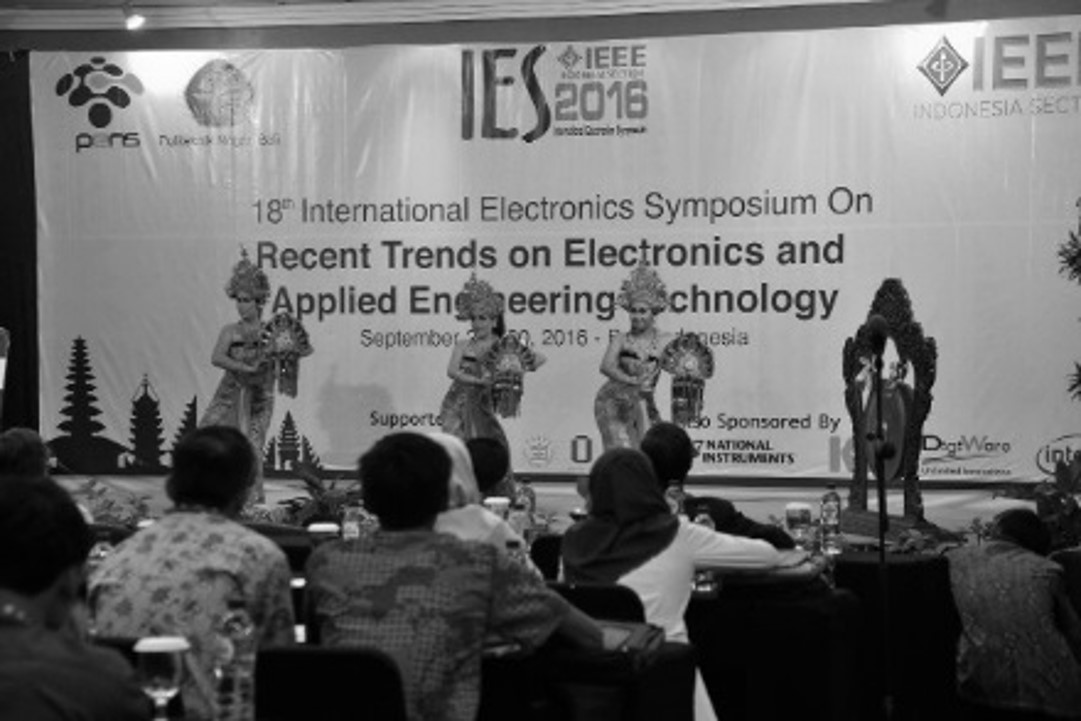
%> input picture TugasTeori/Tugas 4/2.jpg, 1081 x 721 px
$ octave ssd.m   (GNU Octave 9; MATLAB toolbox functions it lacks are replaced by stand-ins)
%> lines starting %> are read from the running program, lines starting %| are printed output that depends on the picture
### TugasTeori/Tugas 4/SSDXCORR.m
function [S,c,r] = SSDXCORR(f,t)
% function SSDXCORR: accelerated SSD using XCORR
%
% Detail method information, check the paper below
% -------------------------------------------------------------------------
% F. Essannouni, R. Oulad Haj Thami, D. Aboutajdine and A. Salam,
% "Simple noncircular correlation method for exhaustive sum square difference matching",
% Opt. Eng. 46, 107004 (Oct 03, 2007); doi:10.1117/1.2786469
% -------------------------------------------------------------------------
%
% Inputs: f = frame image, 2 dimensional image
%         t = template image, 2 diminsional image
% Output: S = SSD score space
%         figure with the global maximum marked as the ROI
%
% -------------------------------------------------------------------------
% By Yue Wu
% ECE Dept
% Tufts University
% 04/10/2011
% -------------------------------------------------------------------------
%
% Demo:
% f = imread('cameraman.tif');figure,imshow(f),title('Frame Image')
% t = imcrop(f,[190,104,31,65]);figure,imshow(t),title('Template Image')
% S = SSDXCORR(f,t);
%
% -------------------------------------------------------------------------

% Initialization
t = double(t);
f = double(f);

% Complex template construction
tc = 2*t*1i-1;
fc = f.^2+f*1i;

% SSD using XCORR
tc = rot90(tc,2);
m = conv2(fc,conj(tc),'same');
S = real(m);

% Result display
figure,imshow(uint8(f),[]),colormap(gray)
[v,ind] = max(S(:));
[c,r] = ind2sub([size(S,1),size(S,2)],ind);
[w,h] = size(t);
rectangle('Position',[r-round(h/2), c-round(w/2), h, w],'EdgeColor','g','LineWidth',2);

### TugasTeori/Tugas 4/ssd.m

i = imread('2.jpg');
%> i is the input picture: size 721x1081x3 uint8; min 0, max 255, mean 107.6
f = rgb2gray(i);
figure,imshow(f),title('Frame Image')

j = imread('2a.jpg');
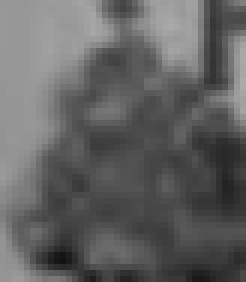
%> input picture TugasTeori/Tugas 4/2a.jpg, 41 x 47 px (shown 6 times larger)
%> j is the input picture: size 47x41x3 uint8; min 18, max 171, mean 98.4
t = rgb2gray(j);
figure,imshow(t),title('Template Image')
S = SSDXCORR(f,t);
%> in SSDXCORR, `S = real(m);`:
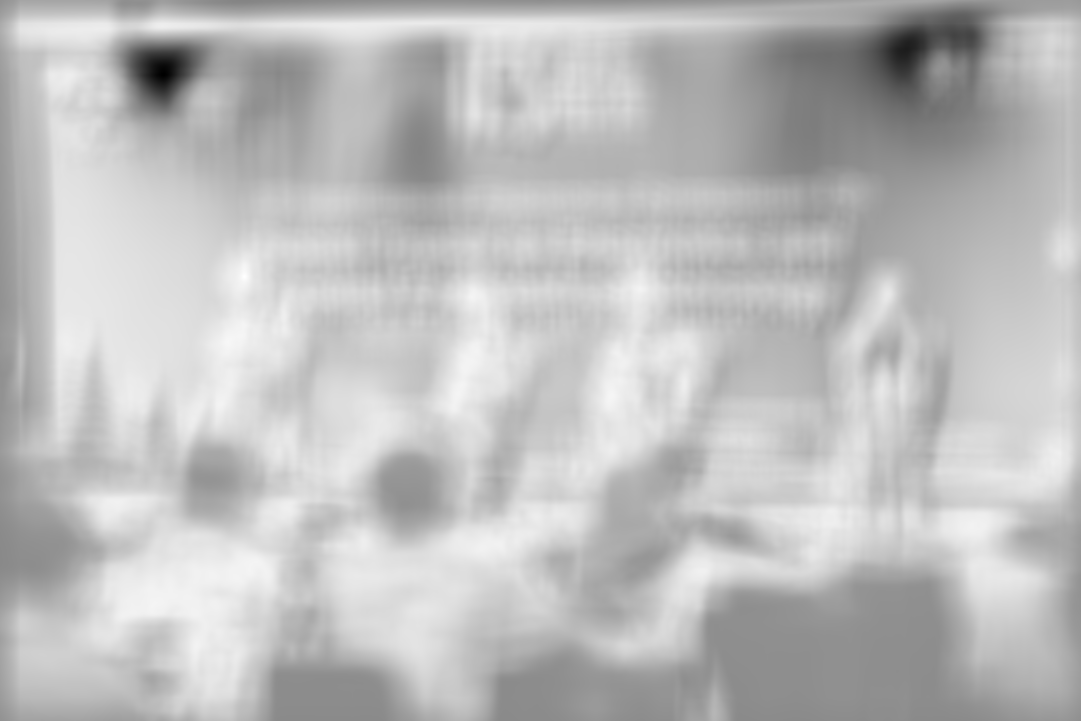
%> S: size 721x1081 double; min -23565061, max 21117547, mean 9566015; drawn with min black and max white
%> in SSDXCORR, `[v,ind] = max(S(:));`: v = 21117547; ind = 176201
%> in SSDXCORR, `[c,r] = ind2sub([size(S,1),size(S,2)],ind);`: c = 277; r = 245
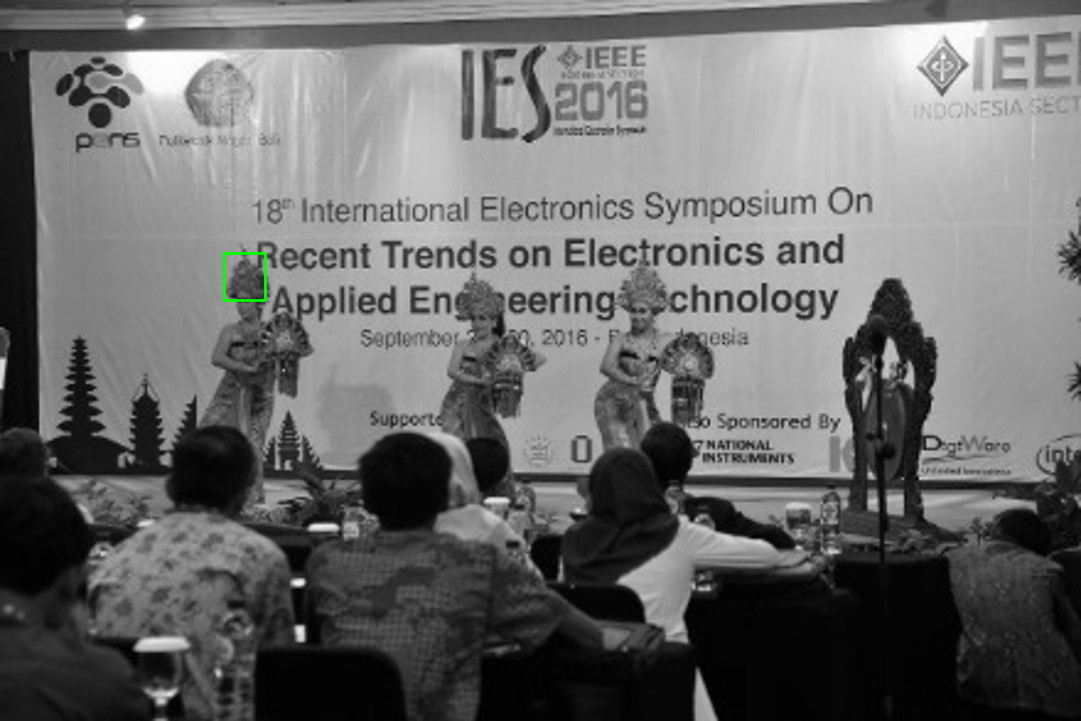
%> figure redrawn from the program's plot data
